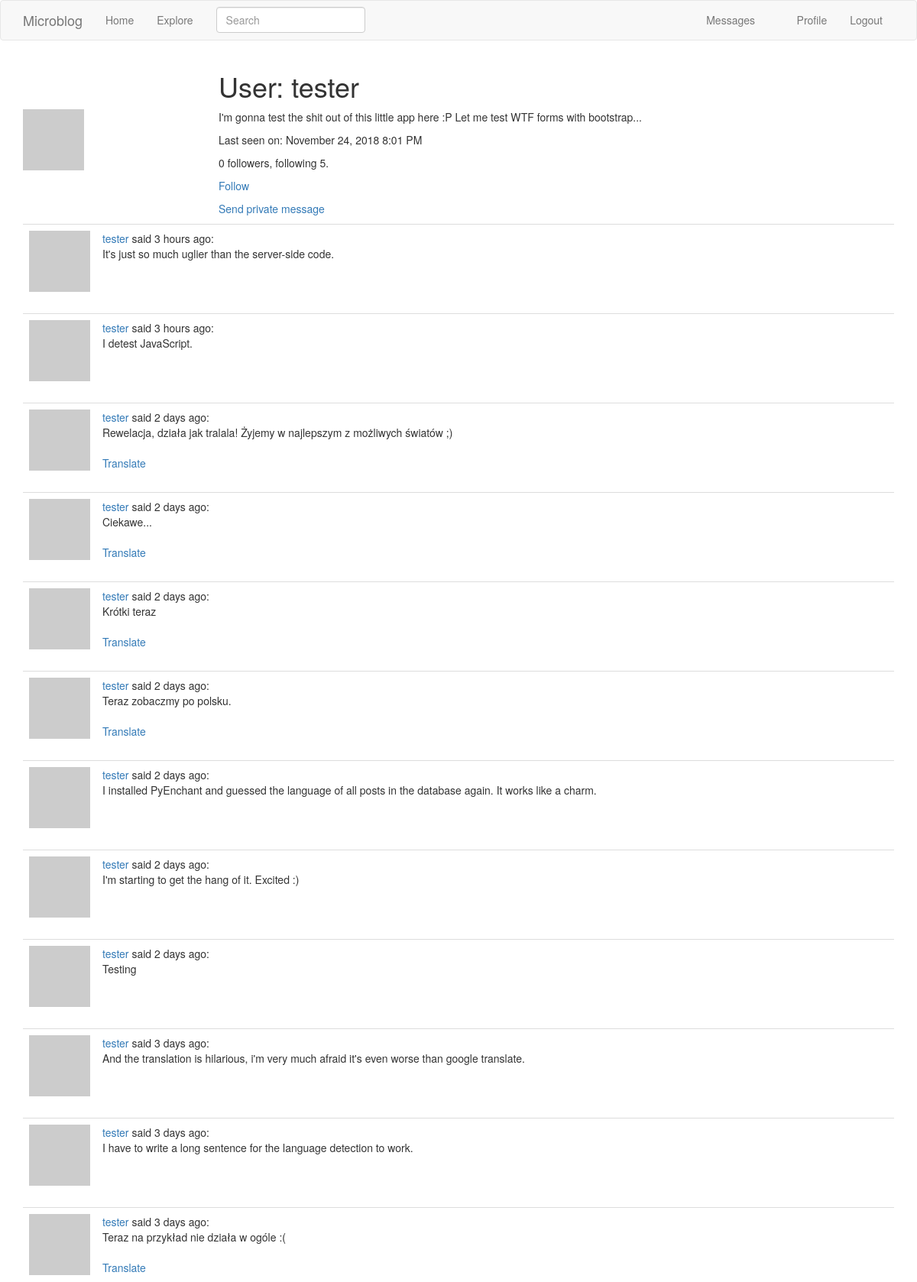
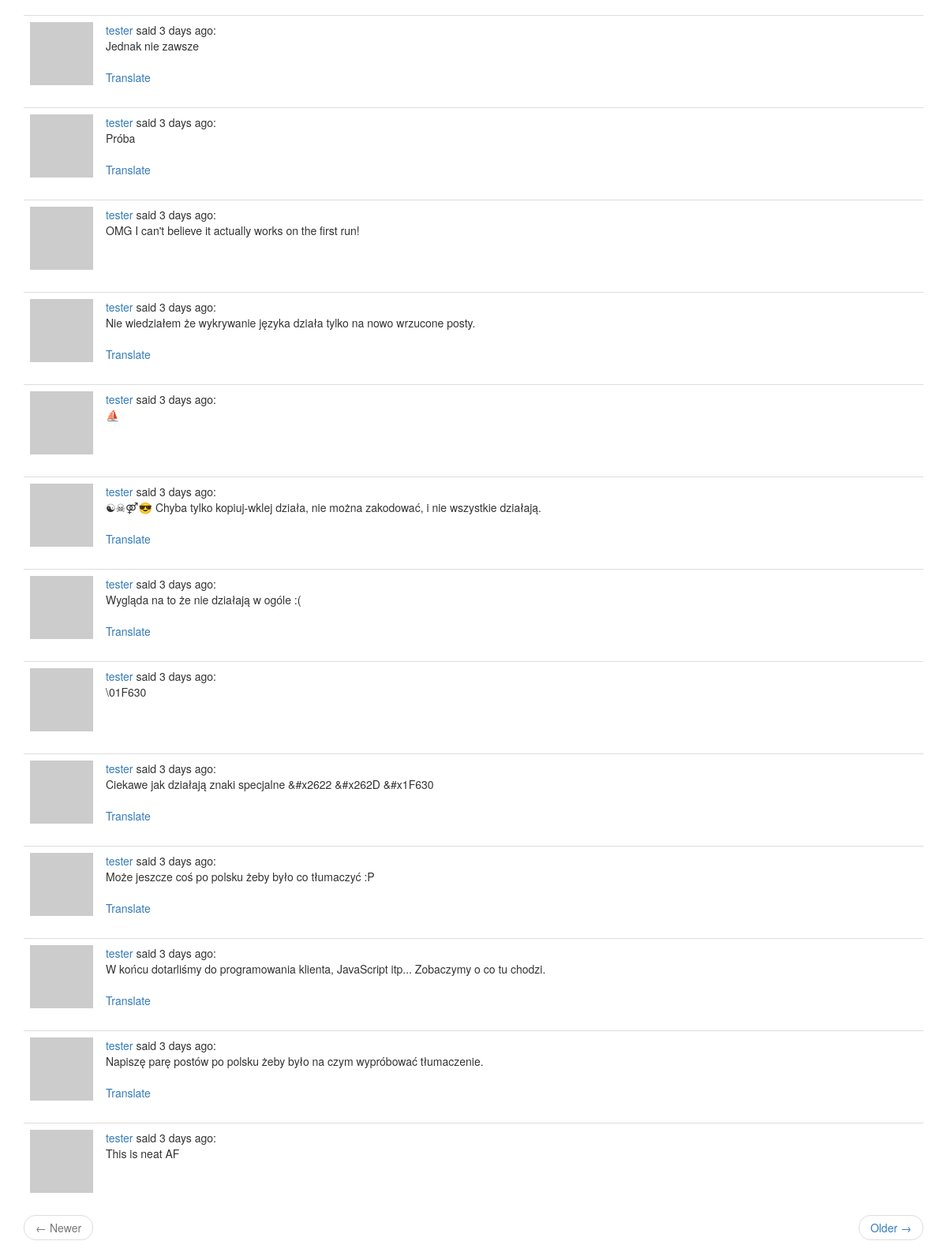
The app's page /user/tester (signed in), older data (2 pictures, top to bottom).
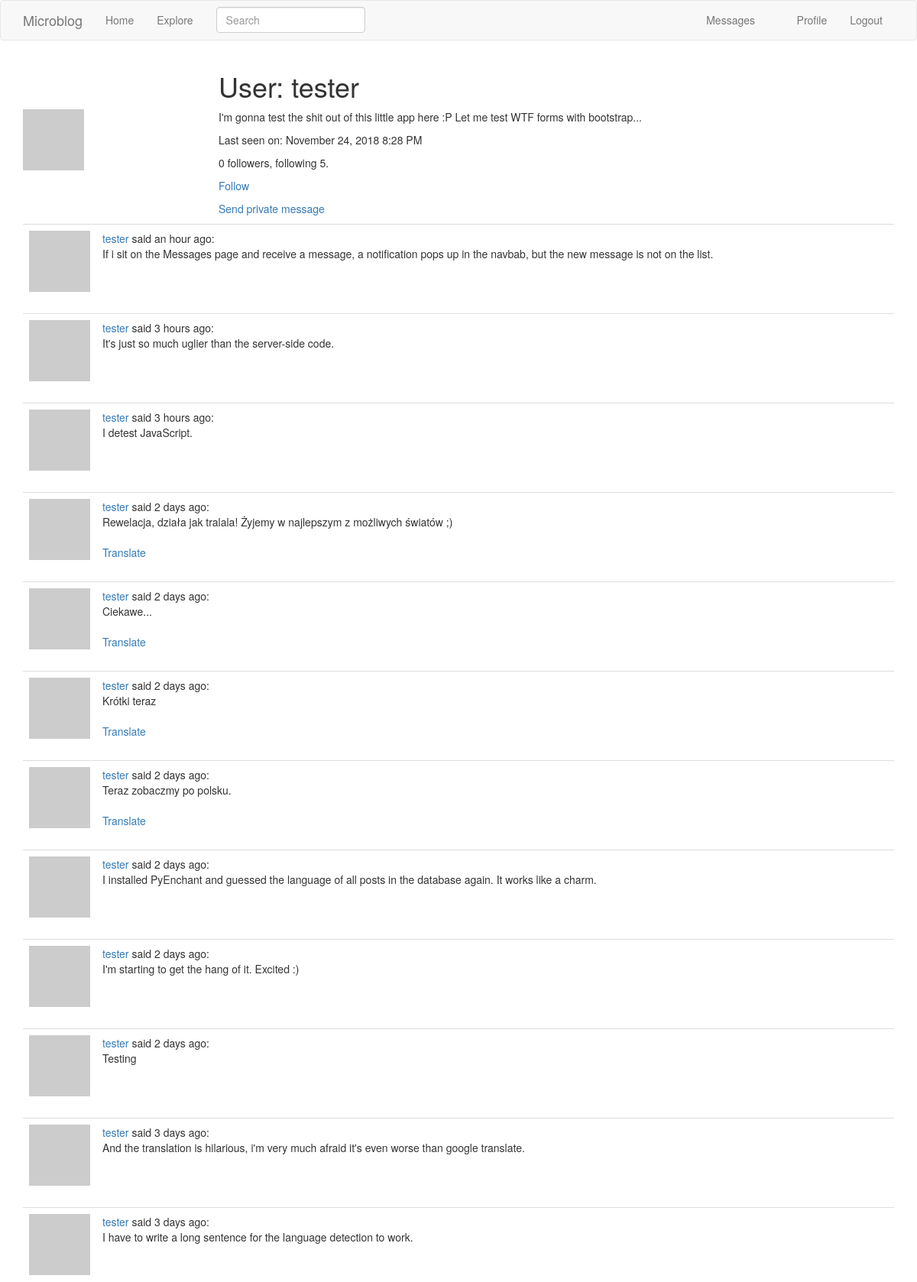
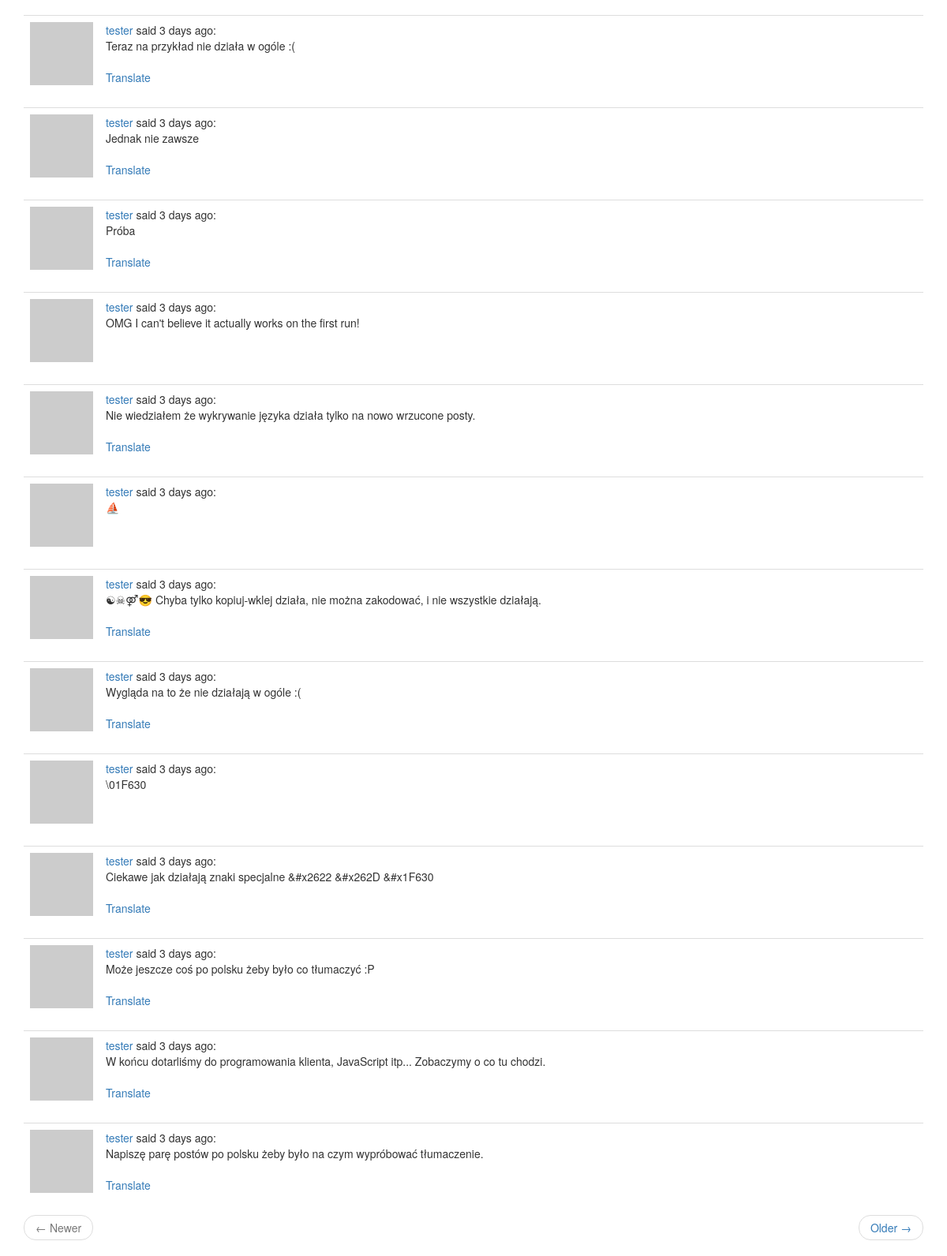
The same page, newer data (2 pictures, top to bottom).
### app/models.py (models this page shows, shortened)
class User(UserMixin, db.Model):
    id = db.Column(db.Integer, primary_key=True)
    username = db.Column(db.String(64), index=True, unique=True)
    email = db.Column(db.String(120), index=True, unique=True)
    password_hash = db.Column(db.String(128))
    about_me = db.Column(db.String(140))
    last_seen = db.Column(db.DateTime, default=datetime.utcnow)
    last_message_read_time = db.Column(db.DateTime)
    posts = db.relationship('Post', backref='author', lazy='dynamic')
    followed = db.relationship(
        'User', secondary=followers,
        primaryjoin=(followers.c.follower_id == id),
        secondaryjoin=(followers.c.followed_id == id),
        backref=db.backref('followers', lazy='dynamic'), lazy='dynamic')
    messages_sent = db.relationship(
        'Message',
        foreign_keys='Message.sender_id',
        backref='author', lazy='dynamic')
    messages_received = db.relationship(
        'Message',
        foreign_keys='Message.recipient_id',
        backref='recipient', lazy='dynamic')
    notifications = db.relationship('Notification', backref='user',
                                    lazy='dynamic')
    def avatar(self, size):
        digest = md5(self.email.lower().encode('utf-8')).hexdigest()
        return 'https://www.gravatar.com/avatar/{}?d=retro&s={}'.format(
            digest, size)
    def is_following(self, user):
        return self.followed.filter(
            followers.c.followed_id == user.id).count() > 0
    def new_messages(self):
        last_read_time = self.last_message_read_time or datetime(1900, 1, 1)
        return Message.query.filter_by(recipient=self).filter(
            Message.timestamp > last_read_time).count()

class Post(db.Model):
    __searchable__ = ['body']
    id = db.Column(db.Integer, primary_key=True)
    body = db.Column(db.String(140))
    timestamp = db.Column(db.DateTime, index=True, default=datetime.utcnow)
    user_id = db.Column(db.Integer, db.ForeignKey('user.id'))
    language = db.Column(db.String(5))

### app/main/routes.py (the view)
@bp.route('/user/<username>')
@login_required
def user(username):
    user = User.query.filter_by(username=username).first_or_404()
    page = request.args.get('page', 1, type=int)
    posts = user.posts.order_by(Post.timestamp.desc()).paginate(
        page, current_app.config['POSTS_PER_PAGE'], False)
    next_url = url_for('main.user', username=user.username, page=posts.next_num) \
        if posts.has_next else None
    prev_url = url_for('main.user', username=user.username, page=posts.prev_num) \
        if posts.has_prev else None
    return render_template('user.html', user=user, posts=posts.items,
                           prev_url=prev_url, next_url=next_url)

### app/main/forms.py
class SearchForm(FlaskForm):
    q = StringField(_l('Search'), validators=[DataRequired()])
    def __init__(self, *args, **kwargs):
        if 'formdata' not in kwargs:
            kwargs['formdata'] = request.args
        if 'csrf_enabled' not in kwargs:
            kwargs['csrf_enabled'] = False
        super().__init__(*args, **kwargs)

### app/main/routes.py (called while the page is built)
@bp.before_app_request
def before_request():
    if current_user.is_authenticated:
        current_user.last_seen = datetime.utcnow()
        db.session.commit()
        g.search_form = SearchForm()
    g.locale = str(get_locale())

### app/models.py (called while the page is built)
@login.user_loader
def load_user(id):
    return User.query.get(int(id))

### app/templates/user.html
{% extends "base.html" %}
{% block app_content %}
  <table class="tabe">
    <tr>
      <td width="256px" style="border: 0px;">
        <img src="{{ user.avatar(256) }}">
      </td>
      <td style="border: 0px;">
        <h1>{{ _('User:') }} {{ user.username }}</h1>
        {% if user.about_me %}
          <p>{{ user.about_me }}</p>
        {% endif %}
        {% if user.last_seen %}
          <p>{{ _('Last seen on:') }} {{ moment(user.last_seen).format('LLL') }}</p>
        {% endif %}
        <p>{{ user.followers.count() }} {{ _('followers, following') }} {{ user.followed.count() }}.</p>
        {% if user == current_user %}
          <p><a href="{{ url_for('main.edit_profile') }}">{{ _('Edit your profile') }}</a></p>
        {% elif not current_user.is_following(user) %}
          <p><a href="{{ url_for('main.follow', username=user.username) }}">{{ _('Follow') }}</a></p>
        {% else %}
          <p><a href="{{ url_for('main.unfollow', username=user.username) }}">{{ _('Unfollow') }}</a></p>
        {% endif %}
        {% if user != current_user %}
          <p>
            <a href="{{ url_for('main.send_message', recipient=user.username) }}">
              {{ _('Send private message') }}
            </a>
          </p>
        {% endif %}
      </td>
    </tr>
  </table>
  {% for post in posts %}
    {% include '_post.html' %}
  {% endfor %}
  {% include '_page_nav.html' %}
{% endblock %}

### app/templates/_post.html
<table class="table table-hover">
  <tr>
    <td width="40px"><img src="{{ post.author.avatar(40) }}"></td>
    <td>
      <span class="user_popup">
        <a href="{{ url_for('main.user', username=post.author.username) }}">
          {{ post.author.username }}
        </a>
      </span>
      {{ _('said') }} {{ moment(post.timestamp).fromNow() }}:
      <br>
      <span id="post{{ post.id }}">{{ post.body }}</span>
      {% if post.language and post.language != g.locale %}
        <br><br>
        <span id="translation{{ post.id }}">
          <a href="javascript:translate(
                                '#post{{ post.id }}',
                                '#translation{{ post.id }}',
                                '{{ post.language }}',
                                '{{ g.locale }}');">{{ _('Translate') }}</a>
        </span>
      {% endif %}
    </td>
  </tr>
</table>

Row changes from the older to the newer data that the page shows:
no longer on this page (row unchanged): Post: author.username "tester", timestamp "3 days ago", body "This is neat AF"
changed User "tester": last_seen "November 24, 2018 8:01 PM" → "November 24, 2018 8:28 PM"
added Post: author.username "tester", timestamp "an hour ago", body "If i sit on the Messages page and receive a message, a notification pops up in the navbab, but the new message is not on the list."
